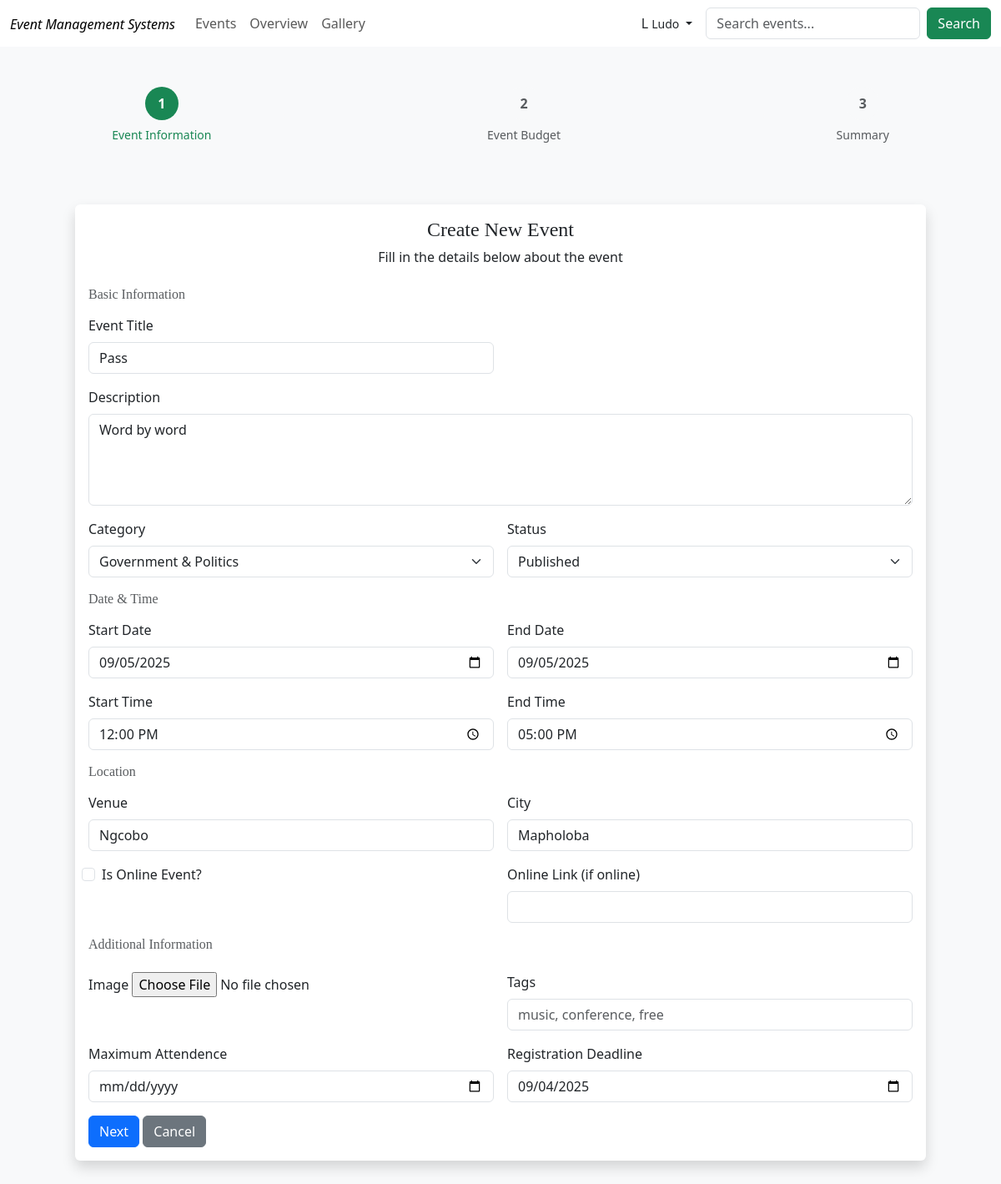
/events/12/edit/ (signed in), run on the app's committed database.
### event_app/models.py (models this page shows, shortened)
class CustomUser(AbstractUser):
    ROLE_CHOICES = [
        ('admin', 'Admin'),
        ('organizer', 'Organizer'),
        ('attendee', 'Attendee'),
    ]
    contact_number = models.CharField(max_length=15, blank=True, null=True)
    role = models.CharField(max_length=20, choices=ROLE_CHOICES, default='organizer')

class Event(models.Model):
    MUSIC_ARTS = 'music-arts'
    BUSINESS = 'business'
    SPORTS = 'sports'
    TECHNOLOGY = 'technology'
    FOOD_DRINK = 'food-drink'
    HEALTH_WELLNESS = 'health-wellness'
    EDUCATION = 'education'
    COMMUNITY = 'community'
    CHARITY = 'charity'
    GOVERNMENT = 'government'
    TOURISM = 'tourism'
    CATEGORY_CHOICES = [
        (MUSIC_ARTS, 'Music & Arts'),
        (BUSINESS, 'Business & Professional'),
        (SPORTS, 'Sports & Fitness'),
        (TECHNOLOGY, 'Technology'),
        (FOOD_DRINK, 'Food & Drink'),
        (HEALTH_WELLNESS, 'Health & Wellness'),
        (EDUCATION, 'Education & Learning'),
        (COMMUNITY, 'Community & Culture'),
        (CHARITY, 'Charity & Fundraising'),
        (GOVERNMENT, 'Government & Politics'),
        (TOURISM, 'Tourism & Hospitality'),
    ]
    DRAFT = 'draft'
    PUBLISHED = 'published'
    CANCELLED = 'cancelled'
    PENDING = 'pending'
    REJECTED = 'rejected'
    STATUS_CHOICES = [
        (DRAFT, 'Draft'),
        (PUBLISHED, 'Published'),
        (CANCELLED, 'Cancelled'),
        (PENDING, 'Pending'),
    ]
    title = models.CharField(max_length=200)
    description = models.TextField()
    category = models.CharField(max_length=80, choices=CATEGORY_CHOICES)
    status = models.CharField(max_length=20, choices=STATUS_CHOICES, default=DRAFT)
    organizer = models.ForeignKey(User, on_delete=models.CASCADE, related_name='organized_events')
    is_approved = models.BooleanField(default=False)
    attendees = models.ManyToManyField(
        Attendee,
        through='EventRegistration',
        related_name='events',
        blank=True
    )
    start_date = models.DateField()
    end_date = models.DateField()
    start_time = models.TimeField()
    end_time = models.TimeField()
    venue = models.CharField(max_length=200)
    city = models.CharField(max_length=100)
    is_online = models.BooleanField(default=False)
    online_link = models.URLField(blank=True, null=True)
    image = models.ImageField(upload_to='event_images/', blank=True, null=True)
    tags = models.TextField(help_text='Comma-separated tags', blank=True)
    max_attendees = models.PositiveIntegerField(blank=True, null=True)
    registration_deadline = models.DateTimeField(blank=True, null=True)
    views_count = models.PositiveIntegerField(default=0, editable=False)
    created_at = models.DateTimeField(auto_now_add=True)
    updated_at = models.DateTimeField(auto_now=True)
    class Meta:
        ordering = ['-created_at']

### event_app/event_views.py (the view)
# urls.py: path("events/<int:event_id>/edit/", event_views.edit_event, name="edit_event"),
def edit_event(request, event_id):
    event = get_object_or_404(Event, id=event_id, organizer=request.user)
    if request.method == "POST":
        form = EventForm(request.POST, instance=event)
        if form.is_valid():
            form.save()
            subject = f"Event Updated: {event.title}"
            notify_event_attendees(event, subject, "event_updated")
            messages.success(request, f"The event '{event.title}' was updated and attendees notified.")
            return redirect("event_details", event_id=event.id)
    else:
        form = EventForm(instance=event)
    return render(request, "create_event.html", {"form": form, "event": event})

### templates/create_event.html (shortened to what this page needs)
{% extends "base.html" %}
{% load static %}
{% block content %}
<div class="container py-4">
    {% include "partials/progress_bar.html" with step=1 %}
  <div class="p-5">
    <div class="bg-white rounded shadow p-3">
        <h6 class="h4 text-success, text-center">Create New Event</h6>
        <p class="text-muted, text-center">Fill in the details below about the event</p>
    <form method="post" enctype="multipart/form-data" class="row g-3 pt-2">
    <h6 class="mb-0 text-muted">Basic Information</h6>
    <div class="col-md-6">
      <label class="form-label">Event Title</label>
      {{ form.title }}
    </div>
    <div class="col-md-12">
      <label class="form-label">Description</label>
      {{ form.description }}
    </div>
    <div class="col-md-6">
      <label class="form-label">Category</label>
      {{ form.category }}
    </div>
<div class="col-md-6">
      <label class="form-label">Status</label>
      {{ form.status }}
    </div>
    <h6 class="mb-0 text-muted">Date & Time</h6>
    <div class="col-md-6">
      <label class="form-label">Start Date</label>
      {{ form.start_date }}
    </div>
    <div class="col-md-6">
      <label class="form-label">End Date</label>
      {{ form.end_date }}
    </div>
    <div class="col-md-6">
      <label class="form-label">Start Time</label>
      {{ form.start_time }}
    </div>
    <div class="col-md-6">
      <label class="form-label">End Time</label>
      {{ form.end_time }}
    </div>
    <h6 class="text-muted mb-0">Location</h6>
    <div class="col-md-6">
      <label class="form-label">Venue</label>
      {{ form.venue }}
    </div>
    <div class="col-md-6">
      <label class="form-label">City</label>
      {{ form.city }}
    </div>
    <div class="col-md-6 form-check">
      {{ form.is_online }}
      <label class="form-check-label">Is Online Event?</label>
    </div>
    <div class="col-md-6">
      <label class="form-label">Online Link (if online)</label>
      {{ form.online_link }}
    </div>
    <h6 class="text-muted">Additional Information</h6>
    <div class="col-md-6">
      <label class="form-label">Image</label>
      {{ form.image }}
    </div>
    <div class="col-md-6">
      <label class="form-label">Tags</label>
      {{ form.tags }}
    </div>
    <div class="col-md-6">
      <label class="form-label">Maximum Attendence</label>
      {{ form.max_attendees }}
    </div>
    <div class="col-md-6">
      <label class="form-label">Registration Deadline</label>
      {{ form.registration_deadline}}
    </div>
    <div class="col-12">
      <button type="submit" class="btn btn-primary">Next</button>
      <a href="{% url 'organizer_overview' %}" class="btn btn-secondary">Cancel</a>
    </div>
  </form>
  </div>
  </div>
</div>
{% endblock %}

### templates/partials/navbar.html (shortened to what this page needs)
<nav class="navbar navbar-expand-lg" id="navbar">
  <div class="container-fluid">
    <a class="navbar-brand text-center" href="{% url 'home' %}"><span style="font-style: italic; font-size: 16px;">Event Management Systems</span> </a>
    <div class="collapse navbar-collapse" id="navbarSupportedContent">
      <ul class="navbar-nav me-auto mb-2 mb-lg-0">
        <li class="nav-item">
          <a class="nav-link" href="{% url 'upcoming_events' %}">Events</a>
        </li>
        {% if user.is_authenticated %}
        <li class="nav-item">
          <a class="nav-link" href="{% url 'organizer_overview' %}">Overview</a>
        </li>
        {%endif%}
        <li class="nav-item">
          <a class="nav-link" href="">Gallery</a>
        </li>
      </ul>
      <div class="ms-auto d-flex gap-3 align-items-center">
        {% if user.is_authenticated%}
        <div class="dropdown text-end">
          <a
            href="#"
            class="d-flex justify-content-center align-items-center gap-1 link-dark text-decoration-none dropdown-toggle"
            id="userDropdown"
            data-bs-toggle="dropdown"
            aria-expanded="false"
          >
            <div class="user-circle">{{ user.username|slice:":1"|upper }}</div>
            <small class="username-text">{{ user.username }}</small>
          </a>
        </div>
        {%endif%}
        <form class="d-flex" role="search" method="get" action="{% url 'search' %}">
  <input class="form-control me-2" name="query" value="{{ request.GET.query }}" type="search" placeholder="Search events..." aria-label="Search" autofocus />
  <button class="btn btn-success" type="submit">Search</button>
</form>
      </div>
    </div>
  </div>
</nav>

### data on the page
CustomUser: username "L", username "Ludo"
Event: title "Pass", description "Word by word", category "Government & Politics", status "Published", start_date "09/05/2025", end_date "09/05/2025", start_time "12:00:00", end_time "17:00:00", venue "Ngcobo", city "Mapholoba", registration_deadline "09/04/2025"
